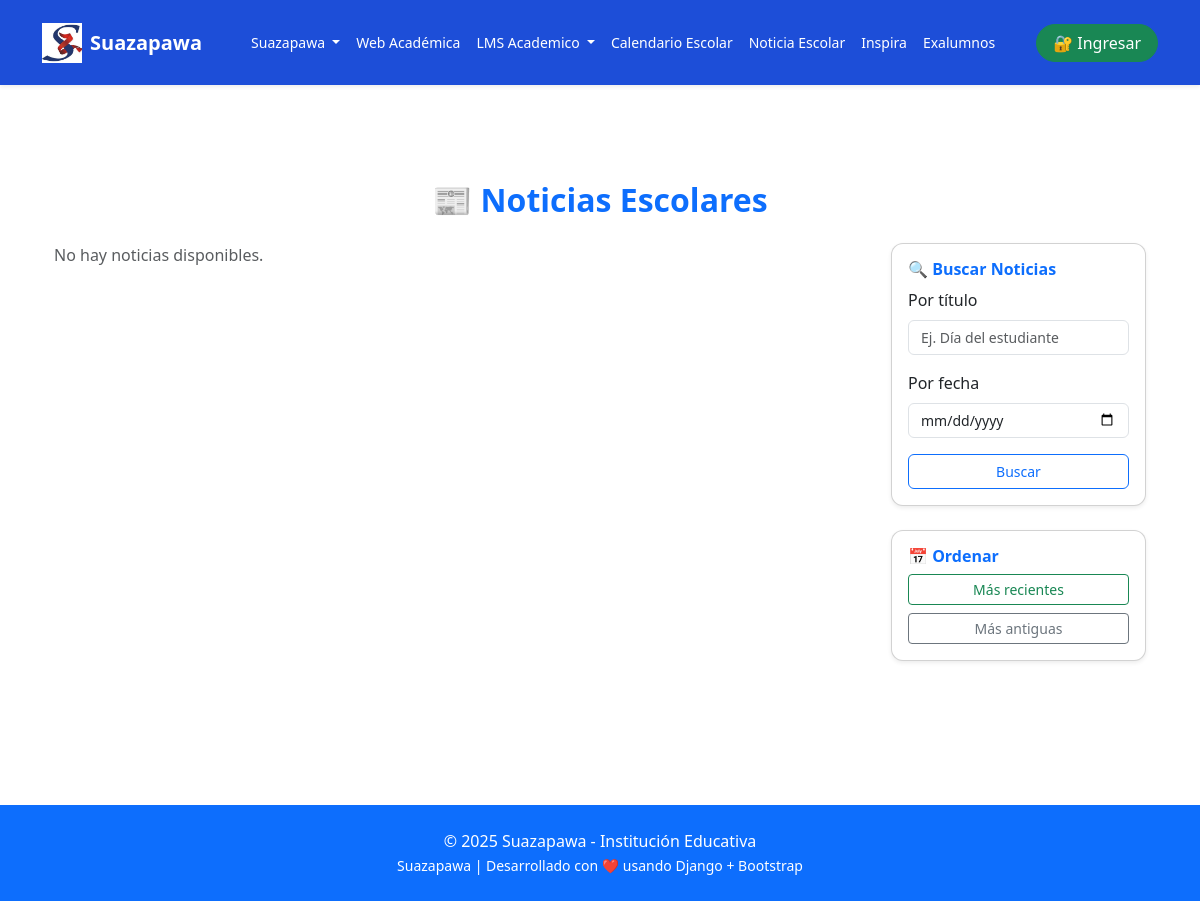
/TextoEscolar/, run on an earlier commit of the app's database.
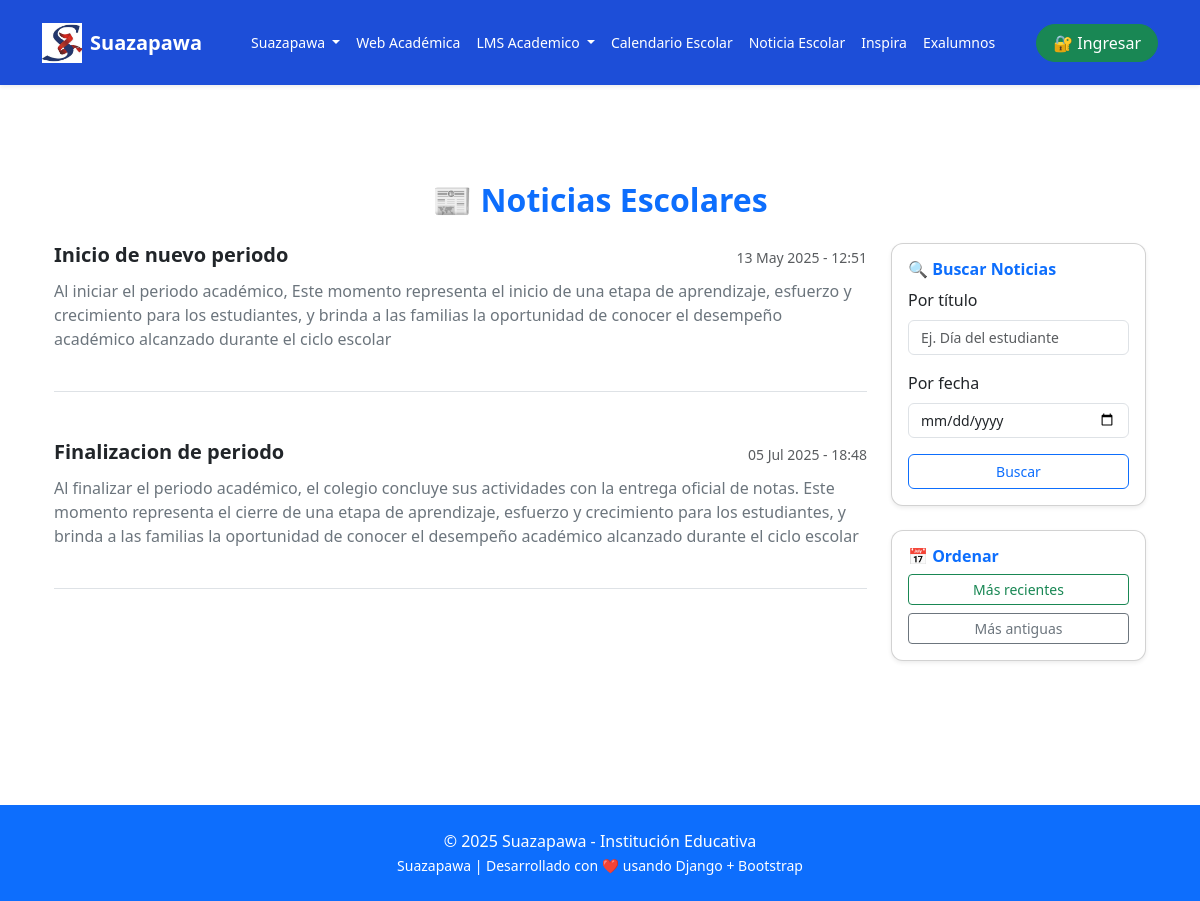
And on a later commit of the database.
### web/models.py (models this page shows, shortened)
class Noticia(models.Model):
    titulo = models.CharField(max_length=100)
    descripcion = models.TextField()
    fecha = models.DateField()
    hora = models.TimeField()

### web/views.py (the view)
# urls.py: path('TextoEscolar/', TextoEscolarView.as_view(), name='textoescolar'),
class TextoEscolarView(ListView):
    model = Noticia
    template_name = 'public/TextoEscolar.html'
    context_object_name = 'noticias'
    ordering = ['fecha']

### web/templates/public/TextoEscolar.html (shortened to what this page needs)
{% extends 'base.html' %}
{% load static %}
{% block content %}
<div class="container py-5">
  <h2 class="text-center text-primary fw-bold mb-4">📰 Noticias Escolares</h2>
  <div class="row">
    <div class="col-md-9">
      {% for noticia in noticias %}
        <div class="mb-5 pb-4 border-bottom">
          <div class="d-flex justify-content-between align-items-center">
            <h5 class="mb-1 fw-bold text-dark">{{ noticia.titulo }}</h5>
            <small class="text-muted">{{ noticia.fecha|date:"d M Y" }} - {{ noticia.hora|time:"H:i" }}</small>
          </div>
          <p class="text-secondary mt-2">{{ noticia.descripcion }}</p>
        </div>
      {% empty %}
        <p class="text-muted">No hay noticias disponibles.</p>
      {% endfor %}
    </div>
    <div class="col-md-3">
      <div class="card shadow-sm mb-4">
        <div class="card-body">
          <h6 class="card-title fw-bold text-primary">🔍 Buscar Noticias</h6>
          <form method="get">
            <div class="mb-3">
              <label class="form-label">Por título</label>
              <input type="text" name="q" class="form-control" placeholder="Ej. Día del estudiante">
            </div>
            <div class="mb-3">
              <label class="form-label">Por fecha</label>
              <input type="date" name="fecha" class="form-control">
            </div>
            <button type="submit" class="btn btn-outline-primary w-100">Buscar</button>
          </form>
        </div>
      </div>
      <div class="card shadow-sm">
        <div class="card-body">
          <h6 class="fw-bold text-primary">📅 Ordenar</h6>
          <div class="d-grid gap-2">
            <a href="?orden=reciente" class="btn btn-sm btn-outline-success">Más recientes</a>
            <a href="?orden=antiguo" class="btn btn-sm btn-outline-secondary">Más antiguas</a>
          </div>
        </div>
      </div>
    </div>
  </div>
</div>
{% endblock %}

### web/templates/base.html (shortened to what this page needs)
{% load static %}
<!DOCTYPE html>
<html lang="es">
<head>
  <link rel="stylesheet" href="{% static 'bootstrap/css/bootstrap.min.css' %}">
  <link rel="stylesheet" href="{% static 'plugins/font-awesome-5.11.1/css/all.css' %}">
  <link rel="stylesheet" href="{% static 'plugins/datatables/css/dataTables.bootstrap5.min.css' %}">
   <link rel="stylesheet" href="{% static 'css/style.css' %}">
</head>
<body>
<nav class="navbar navbar-expand-lg navbar-dark bg-primary shadow-sm">
  <div class="container">
    <a class="navbar-brand d-flex align-items-center" href="{% url 'home' %}">
      <img src="{% static 'img/logo-suazapawa.jpg' %}" alt="Logo" width="40" height="40" class="me-2">
      <strong>Suazapawa</strong>
    </a>
    <div class="collapse navbar-collapse justify-content-center" id="navbarContenido">
      <ul class="navbar-nav">
        <li class="nav-item dropdown">
          <a class="nav-link dropdown-toggle" href="#" role="button" data-bs-toggle="dropdown">
            Suazapawa
          </a>
        </li>
        <li class="nav-item">
          <a class="nav-link" href="http://classnet.com.co/suazapawa/">Web Académica</a>
        </li>
        <li class="nav-item dropdown">
          <a class="nav-link dropdown-toggle" href="#" role="button" data-bs-toggle="dropdown">
            LMS Academico
          </a>
        </li>
        <li class="nav-item"><a class="nav-link" href="{% url 'calendario' %}">Calendario Escolar</a></li>
        <li class="nav-item"><a class="nav-link" href="{% url 'textoescolar' %}">Noticia Escolar</a></li>
        <li class="nav-item"><a class="nav-link" href="https://temp-hawyqxozvkjiufzoqnrd.webadorsite.com/">Inspira</a></li>
        <li class="nav-item"><a class="nav-link" href="#">Exalumnos</a></li>
      </ul>
    </div>
    <div class="d-flex ms-2">
      {% if user.is_authenticated %}
        <a class="btn btn-outline-light rounded-pill px-sm-1 me-1" href="#">🧭 Dashboard</a>
        <form method="post" action="#">
          {% csrf_token %}
          <button class="btn btn-danger rounded-pill px-sm-3 me-1">🔒 Salir</button>
        </form>
      {% else %}
        <a class="btn btn-success rounded-pill px-3" href="#">🔐 Ingresar</a>
      {% endif %}
    </div>
  </div>
</nav>
<main class="container py-5">
  {% block content %}{% endblock %}
</main>
<footer class="bg-primary text-white text-center py-4 mt-5">
  <div class="container">
    <p class="mb-0">&copy; 2025 Suazapawa - Institución Educativa</p>
    <small> Suazapawa | Desarrollado con ❤️ usando Django + Bootstrap</small>
  </div>
</footer>
</body>
</html>

### web/static/css/style.css (style rules this page uses)
:root { --azul-suazapawa: #1d4ed8; --azul-hover: #3b82f6; --rojo-elegante: #dc2626; --cyan-suave: #0ea5e9; --blanco: #ffffff; --texto-gris: #1f2937; }
body { background-color: var(--blanco); color: var(--texto-gris); font-family: 'Segoe UI', sans-serif; }
.navbar { background-color: var(--azul-suazapawa) !important; }
.navbar .nav-link, .navbar .navbar-brand { color: white !important; transition: 0.3s; }
.navbar .navbar-nav { margin-left: auto; margin-right: auto; }
.navbar .nav-link { font-size: 14px; color: white !important; }
.navbar-nav .nav-link { margin: 1rem 0; }
.navbar-nav .nav-link { transition: all 0.2s ease-in-out; }
.card { border-radius: 12px; }
.card-body input, .card-body button { font-size: 14px; }
.border-bottom { border-bottom: 1px solid #ccc; }

What changed in the data, as far as the page shows it:
added Noticia: titulo "Inicio de nuevo periodo", fecha "13 May 2025", hora "12:51", descripcion "Al iniciar el periodo académico, Este momento representa el inicio de una etapa de aprendizaje, esfuerzo y crecimiento para los estudiantes, y brinda a las familias la oportunidad de conocer el desempeño académico alcanzado durante el ciclo escolar"
added Noticia: titulo "Finalizacion de periodo", fecha "05 Jul 2025", hora "18:48", descripcion "Al finalizar el periodo académico, el colegio concluye sus actividades con la entrega oficial de notas. Este momento representa el cierre de una etapa de aprendizaje, esfuerzo y crecimiento para los estudiantes, y brinda a las familias la oportunidad de conocer el desempeño académico alcanzado durante el ciclo escolar"
Also different on the page:
text no longer shown: "No hay noticias disponibles."
